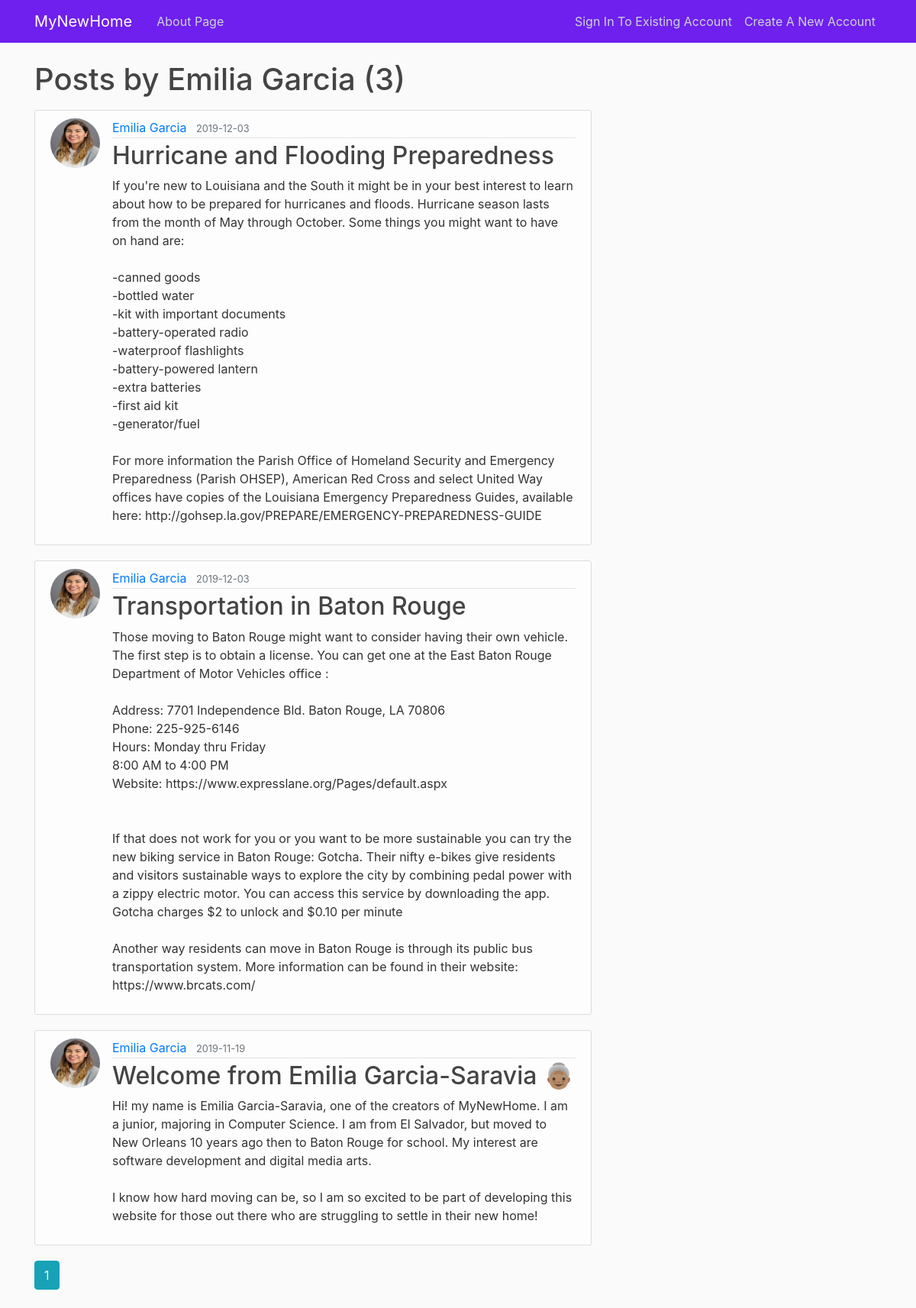
The app's page /user/Emilia Garcia with its own data.
### src/models.py (models this page shows, shortened)
class User(db.Model, UserMixin):
    id = db.Column(db.Integer, primary_key=True)
    username = db.Column(db.String(20), unique=True, nullable=False)
    email = db.Column(db.String(120), unique=True, nullable=False)
    image_file = db.Column(db.String(20), nullable=False,
                           default='default.jpg')
    password = db.Column(db.String(60), nullable=False)
    posts = db.relationship('Post', backref='author', lazy=True)

class Post(db.Model):
    id = db.Column(db.Integer, primary_key=True)
    title = db.Column(db.String(100), nullable=False)
    date_posted = db.Column(db.DateTime, nullable=False,
                            default=datetime.utcnow)
    content = db.Column(db.Text, nullable=False)
    user_id = db.Column(db.Integer, db.ForeignKey('user.id'), nullable=False)

### src/users/routes.py (the view)
@users.route("/user/<string:username>")
def user_posts(username):
    page = request.args.get('page', 1, type=int)
    user = User.query.filter_by(username=username).first_or_404()
    posts = Post.query.filter_by(author=user)\
        .order_by(Post.date_posted.desc())\
        .paginate(page=page, per_page=5)
    return render_template('user_posts.html', posts=posts, user=user)

### src/templates/user_posts.html
{% extends "layout.html" %}
{% block content %}
    <h1 class="mb-3">Posts by {{ user.username }} ({{ posts.total }})</h1>
    {% for post in posts.items %}
        <article class="media content-section">
          <img class="rounded-circle article-img" src="{{ url_for('static', filename='profile_pics/' + post.author.image_file) }}">
          <div class="media-body">
            <div class="article-metadata">
              <a class="mr-2" href="{{ url_for('users.user_posts', username=post.author.username) }}">{{ post.author.username }}</a>
              <small class="text-muted">{{ post.date_posted.strftime('%Y-%m-%d') }}</small>
            </div>
            <h2><a class="article-title" href="{{ url_for('posts.post', post_id=post.id) }}">{{ post.title }}</a></h2>
            <p class="article-content">{{ post.content }}</p>
          </div>
        </article>
    {% endfor %}
    {% for page_num in posts.iter_pages(left_edge=1, right_edge=1, left_current=1, right_current=2) %}
      {% if page_num %}
        {% if posts.page == page_num %}
          <a class="btn btn-info mb-4" href="{{ url_for('users.user_posts', username=user.username, page=page_num) }}">{{ page_num }}</a>
        {% else %}
          <a class="btn btn-outline-info mb-4" href="{{ url_for('users.user_posts', username=user.username, page=page_num) }}">{{ page_num }}</a>
        {% endif %}
      {% else %}
        ...
      {% endif %}
    {% endfor %}
{% endblock content %}

### src/static/main.css (style rules this page uses)
body { background: #fafafa; color: #333333; margin-top: 5rem; }
h1, h2, h3, h4, h5, h6 { color: #444444; }
.content-section { background: #ffffffa6; padding: 10px 20px; border: 1px solid #dddddd; border-radius: 3px; margin-bottom: 20px; }
.article-title { color: #444444; }
.article-content { white-space: pre-line; }
.article-img { height: 65px; width: 65px; margin-right: 16px; }
.article-metadata { padding-bottom: 1px; margin-bottom: 4px; border-bottom: 1px solid #e3e3e3 }

### records on screen
User: username "Emilia Garcia"
Post: image_file (picture), author.username "Emilia Garcia", date_posted "2019-12-03", title "Hurricane and Flooding Preparedness", content "If you're new to Louisiana and the South it might be in your best interest to learn about how to be prepared for hurricanes and floods. Hurricane season lasts from the month of May through October. Some things you might want to have on hand are: -canned goods -bottled water -kit with important documents -battery-operated radio -waterproof flashlights -battery-powered lantern -extra batteries -first aid kit -generator/fuel For more information the Parish Office of Homeland Security and Emergency Preparedness (Parish OHSEP), American Red Cross and select United Way offices have copies of the Louisiana Emergency Preparedness Guides, available here:…"
Post: image_file (picture), author.username "Emilia Garcia", date_posted "2019-12-03", title "Transportation in Baton Rouge", content "Those moving to Baton Rouge might want to consider having their own vehicle. The first step is to obtain a license. You can get one at the East Baton Rouge Department of Motor Vehicles office : Address: 7701 Independence Bld. Baton Rouge, LA 70806 Phone: 225-925-6146 Hours: Monday thru Friday 8:00 AM to 4:00 PM Website: https://www.expresslane.org/Pages/default.aspx If that does not work for you or you want to be more sustainable you can try the new biking service in Baton Rouge: Gotcha. Their nifty e-bikes give residents and visitors sustainable ways to explore the city by combining pedal power with a zippy electric motor. You can access this service by downloading the app. Gotcha charges…"
Post: image_file (picture), author.username "Emilia Garcia", date_posted "2019-11-19", title "Welcome from Emilia Garcia-Saravia 👵🏽", content "Hi! my name is Emilia Garcia-Saravia, one of the creators of MyNewHome. I am a junior, majoring in Computer Science. I am from El Salvador, but moved to New Orleans 10 years ago then to Baton Rouge for school. My interest are software development and digital media arts. I know how hard moving can be, so I am so excited to be part of developing this website for those out there who are struggling to settle in their new home!"

### other values on screen
{{ posts.total }} "3"
{{ page_num }} "1"
